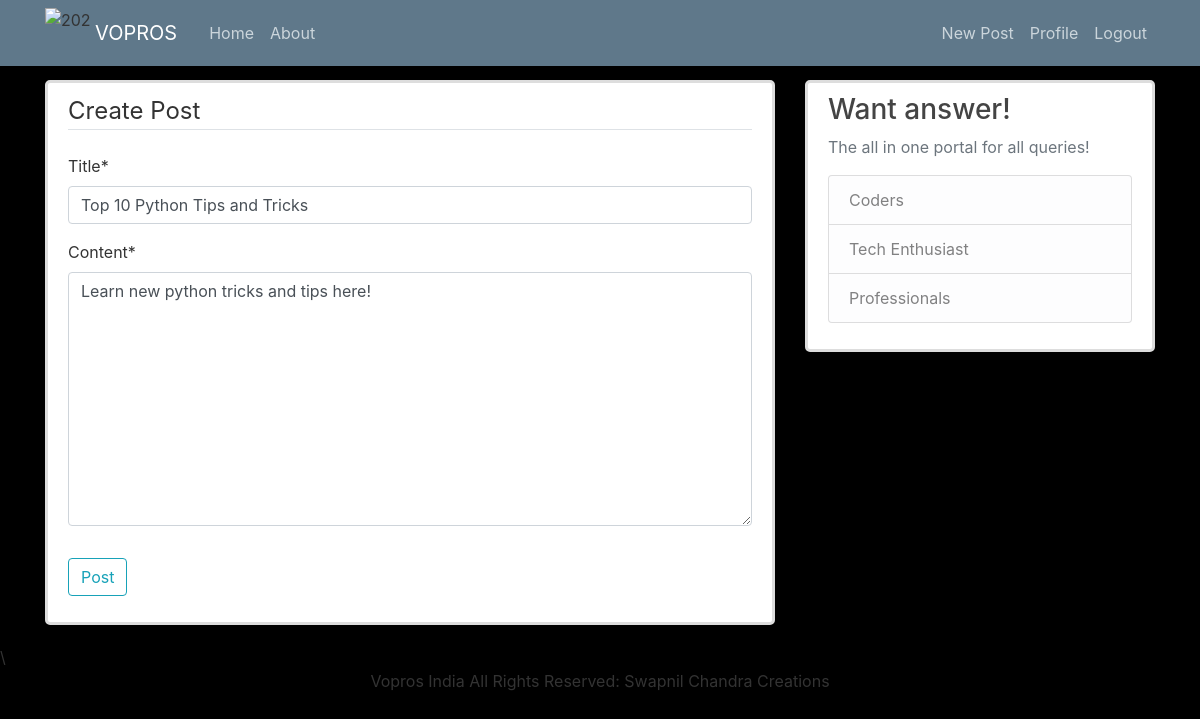
Screenshot of /post/22/update/ (signed in) with the database file from the repository.
### blog/models.py (models this page shows, shortened)
class Post(models.Model):
    author = models.ForeignKey(
        settings.AUTH_USER_MODEL, on_delete=models.CASCADE)
    title = models.CharField(max_length=100)
    content = models.TextField()
    liked = models.ManyToManyField(
        settings.AUTH_USER_MODEL, blank=True, related_name='liked')
    date_posted = models.DateTimeField(default=timezone.now)
    objects = PostManager()
    class Meta:
        ordering = ('-date_posted', )

### blog/views.py (the view, shortened to what this page needs)
# urls.py: path('post/<int:pk>/update/', PostUpdateView.as_view(), name='post_update'),
class PostUpdateView(LoginRequiredMixin, UserPassesTestMixin, UpdateView):
    model = Post
    fields = ['title', 'content']
    def test_func(self):
        post = self.get_object()
        if self.request.user == post.author:
            return True
        return False

### blog/templates/blog/post_form.html (shortened to what this page needs)
{% extends "blog/base.html" %}
{% load crispy_forms_tags %}
{% block content %}
<div class="content-section">
    <form method="POST">
        <fieldset class="form-group">
            <legend class="border-bottom mb-4">Create Post</legend>
            {{ form|crispy }}
        </fieldset>
        <div class="form-group">
            <button class="btn btn-outline-info" type="submit">Post</button>
        </div>
    </form>
</div>
{% endblock content %}

### web/static/css/main.css (style rules this page uses)
body { background: #000000; color: #333333; margin-top: 5rem; }
.content-section { background: #ffffff; padding: 10px 20px; border: 3px solid #dddddd; border-radius: 5px; margin-bottom: 20px; }

### rows the page displays
Post: title "Top 10 Python Tips and Tricks", content "Learn new python tricks and tips here!"
